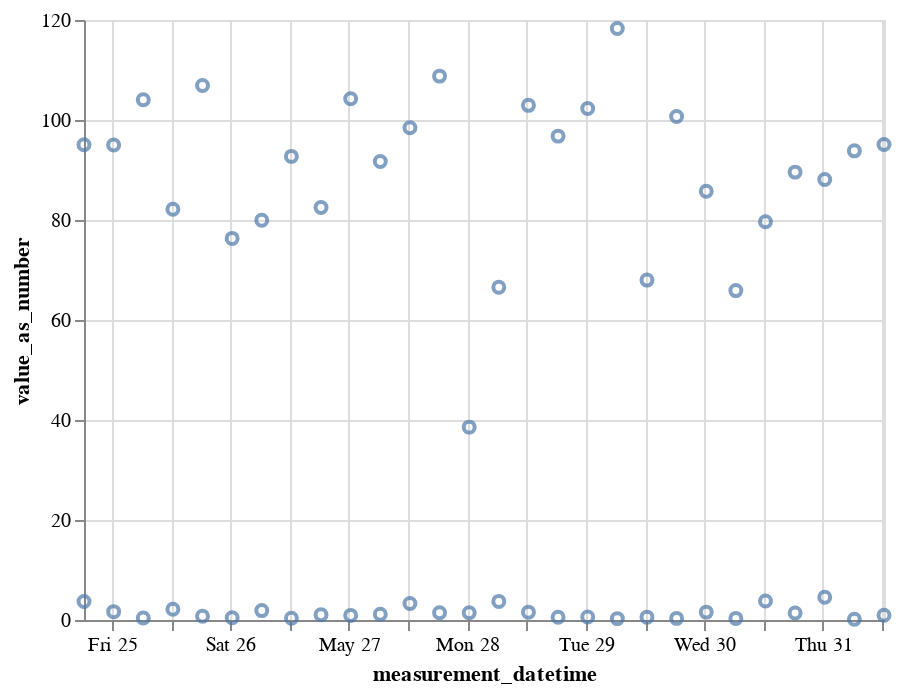

Here is the notebook cell this chart was saved with:
### Code cell
alt.Chart(df).mark_point().encode(
    x='measurement_datetime',
    y='value_as_number'
)

### Figure 1 — Vega-Lite specification as saved in the notebook (floating-point values rounded to 4 significant figures)
{"$schema": "https://vega.github.io/schema/vega-lite/v2.6.0.json", "config": {"view": {"height": 300, "width": 400}}, "data": {"name": "data-72972f12cb3c307de6773dca60cab207"}, "datasets": {"data-72972f12cb3c307de6773dca60cab207": [{"measurement_datetime": "2018-05-24T18:21:16.796274", "value_as_number": 3.683}, {"measurement_datetime": "2018-05-25T00:21:16.796274", "value_as_number": 1.669}, {"measurement_datetime": "2018-05-25T06:21:16.796274", "value_as_number": 0.4023}, {"measurement_datetime": "2018-05-25T12:21:16.796274", "value_as_number": 2.162}, {"measurement_datetime": "2018-05-25T18:21:16.796274", "value_as_number": 0.759}, {"measurement_datetime": "2018-05-26T00:21:16.796274", "value_as_number": 0.4626}, {"measurement_datetime": "2018-05-26T06:21:16.796274", "value_as_number": 1.882}, {"measurement_datetime": "2018-05-26T12:21:16.796274", "value_as_number": 0.3528}, {"measurement_datetime": "2018-05-26T18:21:16.796274", "value_as_number": 1.04}, {"measurement_datetime": "2018-05-27T00:21:16.796274", "value_as_number": 0.9185}, {"measurement_datetime": "2018-05-27T06:21:16.796274", "value_as_number": 1.153}, {"measurement_datetime": "2018-05-27T12:21:16.796274", "value_as_number": 3.307}, {"measurement_datetime": "2018-05-27T18:21:16.796274", "value_as_number": 1.459}, {"measurement_datetime": "2018-05-28T00:21:16.796274", "value_as_number": 1.434}, {"measurement_datetime": "2018-05-28T06:21:16.796274", "value_as_number": 3.718}, {"measurement_datetime": "2018-05-28T12:21:16.796274", "value_as_number": 1.569}, {"measurement_datetime": "2018-05-28T18:21:16.796274", "value_as_number": 0.554}, {"measurement_datetime": "2018-05-29T00:21:16.796274", "value_as_number": 0.6086}, {"measurement_datetime": "2018-05-29T06:21:16.796274", "value_as_number": 0.2754}, {"measurement_datetime": "2018-05-29T12:21:16.796274", "value_as_number": 0.5677}, {"measurement_datetime": "2018-05-29T18:21:16.796274", "value_as_number": 0.3218}, {"measurement_datetime": "2018-05-30T00:21:16.796274", "value_as_number": 1.577}, {"measurement_datetime": "2018-05-30T06:21:16.796274", "value_as_number": 0.3191}, {"measurement_datetime": "2018-05-30T12:21:16.796274", "value_as_number": 3.79}, {"measurement_datetime": "2018-05-30T18:21:16.796274", "value_as_number": 1.394}, {"measurement_datetime": "2018-05-31T00:21:16.796274", "value_as_number": 4.566}, {"measurement_datetime": "2018-05-31T06:21:16.796274", "value_as_number": 0.1497}, {"measurement_datetime": "2018-05-31T12:21:16.796274", "value_as_number": 0.9651}, {"measurement_datetime": "2018-05-24T18:21:16.796274", "value_as_number": 95.06}, {"measurement_datetime": "2018-05-25T00:21:16.796274", "value_as_number": 95.0}, {"measurement_datetime": "2018-05-25T06:21:16.796274", "value_as_number": 104.0}, {"measurement_datetime": "2018-05-25T12:21:16.796274", "value_as_number": 82.15}, {"measurement_datetime": "2018-05-25T18:21:16.796274", "value_as_number": 106.9}, {"measurement_datetime": "2018-05-26T00:21:16.796274", "value_as_number": 76.32}, {"measurement_datetime": "2018-05-26T06:21:16.796274", "value_as_number": 79.94}, {"measurement_datetime": "2018-05-26T12:21:16.796274", "value_as_number": 92.72}, {"measurement_datetime": "2018-05-26T18:21:16.796274", "value_as_number": 82.48}, {"measurement_datetime": "2018-05-27T00:21:16.796274", "value_as_number": 104.2}, {"measurement_datetime": "2018-05-27T06:21:16.796274", "value_as_number": 91.68}, {"measurement_datetime": "2018-05-27T12:21:16.796274", "value_as_number": 98.46}, {"measurement_datetime": "2018-05-27T18:21:16.796274", "value_as_number": 108.8}, {"measurement_datetime": "2018-05-28T00:21:16.796274", "value_as_number": 38.57}, {"measurement_datetime": "2018-05-28T06:21:16.796274", "value_as_number": 66.54}, {"measurement_datetime": "2018-05-28T12:21:16.796274", "value_as_number": 102.9}, {"measurement_datetime": "2018-05-28T18:21:16.796274", "value_as_number": 96.78}, {"measurement_datetime": "2018-05-29T00:21:16.796274", "value_as_number": 102.3}, {"measurement_datetime": "2018-05-29T06:21:16.796274", "value_as_number": 118.3}, {"measurement_datetime": "2018-05-29T12:21:16.796274", "value_as_number": 67.98}, {"measurement_datetime": "2018-05-29T18:21:16.796274", "value_as_number": 100.7}, {"measurement_datetime": "2018-05-30T00:21:16.796274", "value_as_number": 85.77}, {"measurement_datetime": "2018-05-30T06:21:16.796274", "value_as_number": 65.88}, {"measurement_datetime": "2018-05-30T12:21:16.796274", "value_as_number": 79.64}, {"measurement_datetime": "2018-05-30T18:21:16.796274", "value_as_number": 89.58}, {"measurement_datetime": "2018-05-31T00:21:16.796274", "value_as_number": 88.1}, {"measurement_datetime": "2018-05-31T06:21:16.796274", "value_as_number": 93.83}, {"measurement_datetime": "2018-05-31T12:21:16.796274", "value_as_number": 95.09}]}, "encoding": {"x": {"field": "measurement_datetime", "type": "temporal"}, "y": {"field": "value_as_number", "type": "quantitative"}}, "mark": "point"}
